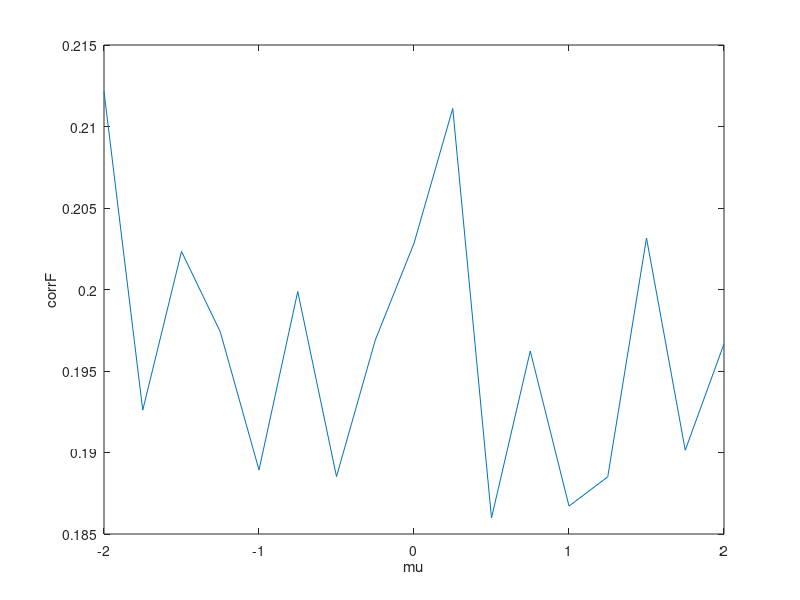

The MATLAB source for this figure:
corrF = [];
muAxis = []; 

for k = -2:0.25:2 
    muAxis(end+1) = k;
    mu = i; 
    mu = [mu; mu];

    corrV = 0.2;

    sigma = [ 1 corrV; corrV 1];

    V = mvnrnd(mu,sigma,10000);

    sz = size(V);

    f1 = [0];
    f2 = [0];

    for  i = 1:sz(2)
        for j = 1:sz(1)
            if i == 1
                if V(j,i)>=0
                    f1(end+1) = V(j,i);
                else 
                    f1(end+1) = 0;
                end
            elseif i == 2 
                if  V(j,i)>=0
                    f2(end+1) = V(j,i);
                else 
                    f2(end+1) = 0;
                end
            end
        end
    end
    corr = corrcoef(f1,f2);
    corrF(end+1) = corr(1,2);
end         

figure
plot(muAxis,corrF);
xlabel('mu');
ylabel('corrF');
